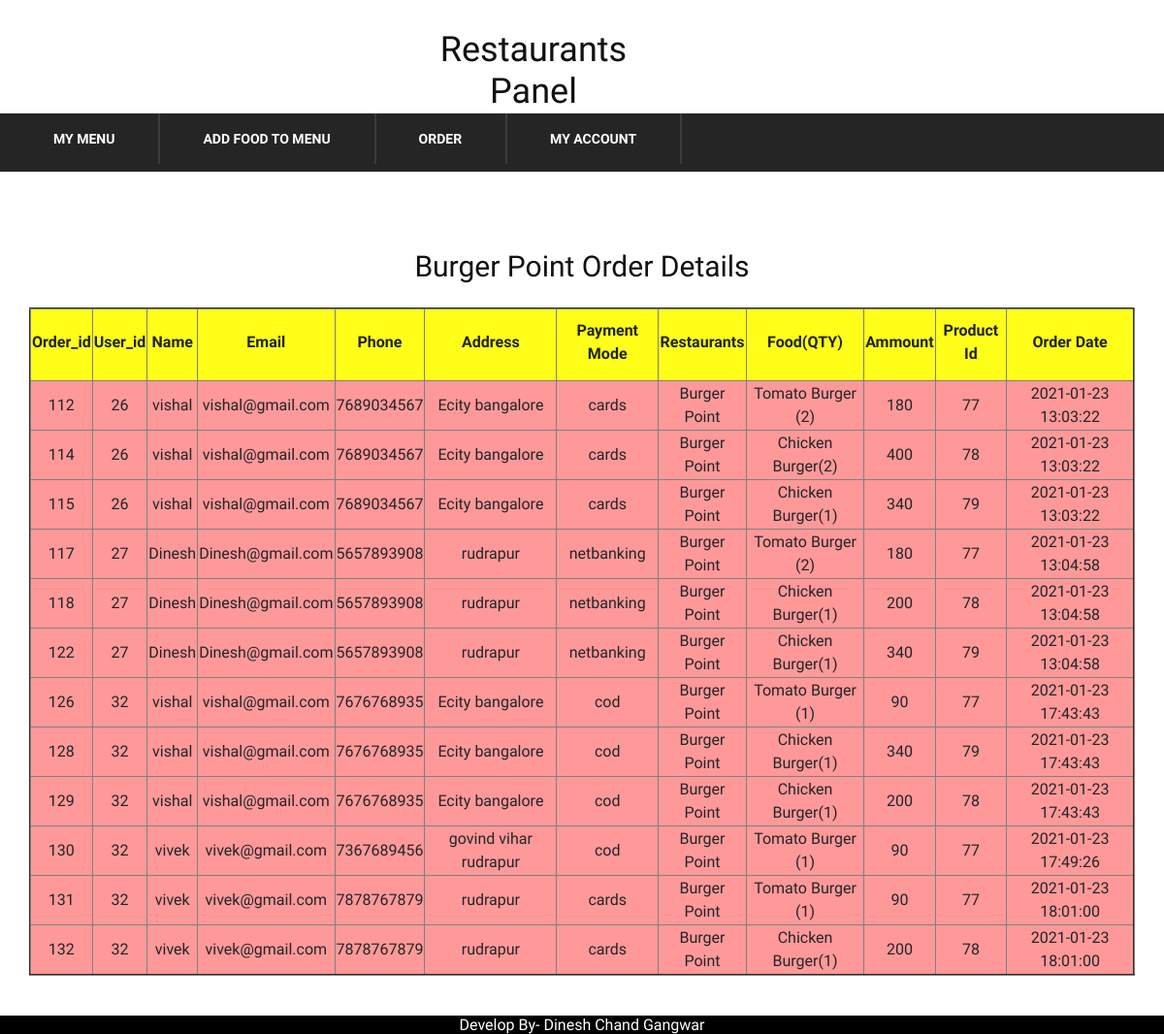
Screenshot of /getorderdetails.php (signed in) with the database file from the repository.
### tables this page shows
CREATE TABLE `order` (
  `id` int(11) NOT NULL,
  `user_id` int(11) NOT NULL,
  `name` varchar(100) NOT NULL,
  `email` varchar(100) NOT NULL,
  `phone` varchar(20) NOT NULL,
  `address` varchar(250) NOT NULL,
  `pmode` varchar(45) NOT NULL,
  `food_name` varchar(250) NOT NULL,
  `amount_paid` varchar(100) NOT NULL,
  `food_id` int(11) NOT NULL,
  `restaurants_name` varchar(250) NOT NULL,
  `added_at` datetime NOT NULL DEFAULT CURRENT_TIMESTAMP
);

### getorderdetails.php (the view, shortened to what this page needs)
<?php
include('config.php');
include('adminheader.php');
 ?>
    <section class="product-shop spad page-details">
        <div class="container">
                <div class="col-lg-16">
                  <h3 align="center"><?php echo $_SESSION["fname"]; ?> Order Details</h3><br>
                    <table border="2px" style="background: #ff9999">
                        <thead>
                        <tr style="background:#ffff1a ">
                            <th style="width:30px">Order_id</th>
                            <th>User_id</th>
                            <th> Name</th>
                            <th>Email</th>
                            <th>Phone</th>
                            <th>Address</th>
                            <th>Payment Mode</th>
                            <th>Restaurants</th>
                            <th>Food(QTY)</th>
                            <th>Ammount</th>
                            <th>Product Id</th>
                            <th>Order Date</th>
                        </tr>
                        </thead>
                        <tbody>
                        <?php
                        $hotel_name=$_SESSION["fname"];
                         $link=mysqli_connect($servername, $username, $password,$dbname);
                         $qry="SELECT  `id`, `user_id`, `name`, `email`, `phone`, `address`, `pmode`, `food_name`, `amount_paid`, `food_id`, `restaurants_name`, `added_at` FROM `order` where restaurants_name='" .$hotel_name. "'  ";
                         $result=mysqli_query($link, $qry);
                         if( mysqli_num_rows($result) > 0)
                         {
                            while ($row= mysqli_fetch_assoc($result)){
                               echo "<tr >
                               <td> ".$row["id"]." </td>
                               <td> ".$row["user_id"]." </td>
                               <td> ".$row["name"]." </td>
                               <td> ".$row["email"]." </td>
                               <td> ".$row["phone"]." </td>
                               <td> ".$row["address"]." </td>
                               <td> ".$row["pmode"]." </td>
                               <td> ".$row["restaurants_name"]." </td>
                               <td> ".$row["food_name"]." </td>
                               <td> ".$row["amount_paid"]." </td>
                               <td> ".$row["food_id"]." </td>
                               <td> ".$row["added_at"]." </td>
                              </tr>";
                              }
                            echo "</tbody> </table>";
                         }
                         else
                         {
                            echo "0 result";
                         }
                        ?>
                    </div>
                    </div>
    </section>
 <?php
include('footer.php');
    ?>

### rows the page displays
order: id "112", user "26", name "vishal", email "vishal@gmail.com", phone "7689034567", address "Ecity bangalore", pmode "cards", restaurants_name "Burger Point", food_name "Tomato Burger (2)", amount_paid "180", food "77", added_at "2021-01-23 13:03:22"
order: id "114", user "26", name "vishal", email "vishal@gmail.com", phone "7689034567", address "Ecity bangalore", pmode "cards", restaurants_name "Burger Point", food_name "Chicken Burger(2)", amount_paid "400", food "78", added_at "2021-01-23 13:03:22"
order: id "115", user "26", name "vishal", email "vishal@gmail.com", phone "7689034567", address "Ecity bangalore", pmode "cards", restaurants_name "Burger Point", food_name "Chicken Burger(1)", amount_paid "340", food "79", added_at "2021-01-23 13:03:22"
order: id "117", user "27", name "Dinesh", email "Dinesh@gmail.com", phone "5657893908", address "rudrapur", pmode "netbanking", restaurants_name "Burger Point", food_name "Tomato Burger (2)", amount_paid "180", food "77", added_at "2021-01-23 13:04:58"
order: id "118", user "27", name "Dinesh", email "Dinesh@gmail.com", phone "5657893908", address "rudrapur", pmode "netbanking", restaurants_name "Burger Point", food_name "Chicken Burger(1)", amount_paid "200", food "78", added_at "2021-01-23 13:04:58"
order: id "122", user "27", name "Dinesh", email "Dinesh@gmail.com", phone "5657893908", address "rudrapur", pmode "netbanking", restaurants_name "Burger Point", food_name "Chicken Burger(1)", amount_paid "340", food "79", added_at "2021-01-23 13:04:58"
order: id "126", user "32", name "vishal", email "vishal@gmail.com", phone "7676768935", address "Ecity bangalore", pmode "cod", restaurants_name "Burger Point", food_name "Tomato Burger (1)", amount_paid "90", food "77", added_at "2021-01-23 17:43:43"
order: id "128", user "32", name "vishal", email "vishal@gmail.com", phone "7676768935", address "Ecity bangalore", pmode "cod", restaurants_name "Burger Point", food_name "Chicken Burger(1)", amount_paid "340", food "79", added_at "2021-01-23 17:43:43"
order: id "129", user "32", name "vishal", email "vishal@gmail.com", phone "7676768935", address "Ecity bangalore", pmode "cod", restaurants_name "Burger Point", food_name "Chicken Burger(1)", amount_paid "200", food "78", added_at "2021-01-23 17:43:43"
order: id "130", user "32", name "vivek", email "vivek@gmail.com", phone "7367689456", address "govind vihar rudrapur", pmode "cod", restaurants_name "Burger Point", food_name "Tomato Burger (1)", amount_paid "90", food "77", added_at "2021-01-23 17:49:26"
order: id "131", user "32", name "vivek", email "vivek@gmail.com", phone "7878767879", address "rudrapur", pmode "cards", restaurants_name "Burger Point", food_name "Tomato Burger (1)", amount_paid "90", food "77", added_at "2021-01-23 18:01:00"
order: id "132", user "32", name "vivek", email "vivek@gmail.com", phone "7878767879", address "rudrapur", pmode "cards", restaurants_name "Burger Point", food_name "Chicken Burger(1)", amount_paid "200", food "78", added_at "2021-01-23 18:01:00"

### other values shown
$_SESSION["fname"] "Burger Point"
